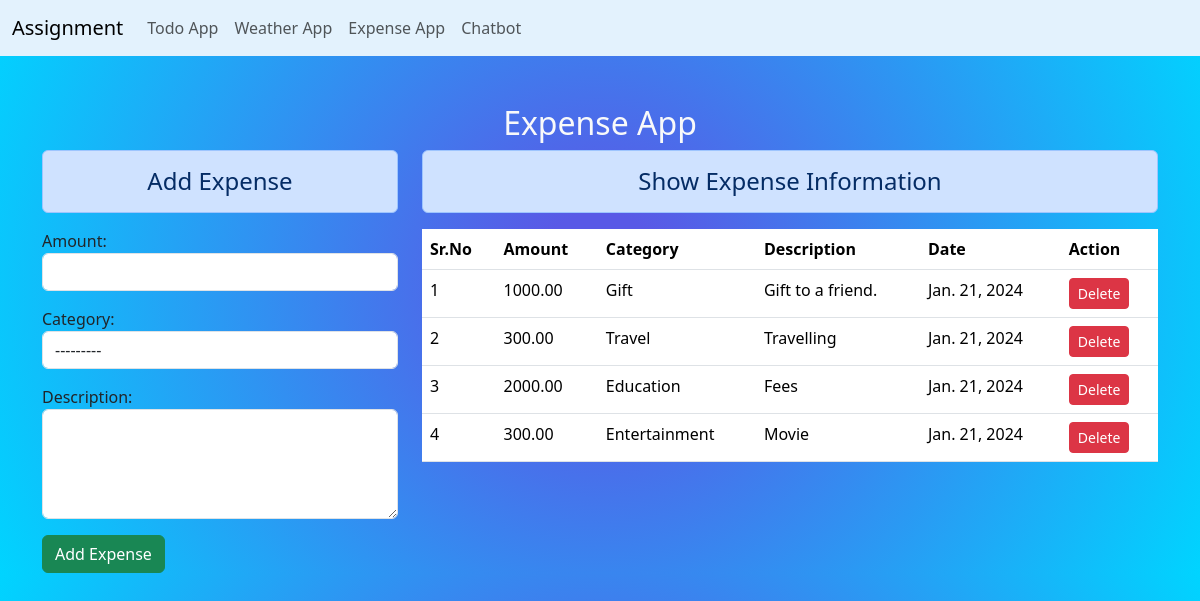
Page /expense/ on the committed database.
### expense/models.py (models this page shows)
class Expense(models.Model):
    amount = models.DecimalField(max_digits=8, decimal_places=2)
    category = models.ForeignKey(Category, on_delete=models.CASCADE)
    description = models.TextField()
    date = models.DateField(auto_now_add=True)

class Category(models.Model):
    name = models.CharField(max_length=50)
    def __str__(self):
        return self.name

### expense/views.py (the view)
# urls.py: path('', views.expenseView, name='expense'),
def expenseView(request):
    expense = Expense.objects.all()
    form = ExpenseForm()
    return render(request, 'expense/expense.html', {'expense':expense, 'form':form})

### expense/forms.py
class ExpenseForm(forms.ModelForm):
    class Meta:
        model = Expense
        fields = ['amount', 'category', 'description']
        widgets = {
            'amount': forms.NumberInput(attrs={'class': 'form-control', 'id': 'amountid'}),
            'description': forms.Textarea(attrs={'class': 'form-control', 'id': 'descriptionid', 'rows': 4, 'cols':20}),
            'category': forms.Select(attrs={'class': 'form-control', 'id': 'categoryid'}),
        }

### templates/expense/expense.html (shortened to what this page needs)
{% extends "base.html" %}
{% block body %}
<div class="container">
    <h2 class="text-center text-light mt-5">Expense App</h2>
    <div class="row">
        <div class="col-sm-4">
            <h4 class="text-center alert alert-primary">Add Expense</h4>
            <form action="{% url "add_expense" %}" method="post">
                {{form.as_p}}
                <button class="btn btn-success align-item-center" type="submit">Add Expense</button>
            </form>
        </div>
        <div class="col-sm-8">
            <h4 class="text-center alert alert-primary">Show Expense Information</h4>
            <table class="table table-hover">
                <thead>
                    <tr>
                        <th scope="col">Sr.No</th>
                        <th scope="col">Amount</th>
                        <th scope="col">Category</th>
                        <th scope="col">Description</th>
                        <th scope="col">Date</th>
                        <th scope="col">Action</th>
                    </tr>
                </thead>
                <tbody>
                    {% for i in expense %}
                        <tr>
                            <td>{{forloop.counter}}</td>
                            <td>{{i.amount}}</td>
                            <td>{{i.category}}</td>
                            <td>{{i.description}}</td>
                            <td>{{i.date}}</td>
                            <td>
                                <a href="delete/{{i.id}}/" class="btn btn-danger btn-sm" type="button">Delete</a>
                            </td>
                        </tr>
                    {% endfor %}
                </tbody>
            </table>
        </div>
    </div>
</div>
{% endblock  %}

### templates/base.html (style rules this page uses)
body { background: rgb(89,89,230); background: radial-gradient(circle, rgba(89,89,230,1) 11%, rgba(0,212,255,1) 100%); }

### rows in the picture
Expense: amount "1000.00", category "Gift", description "Gift to a friend.", date "Jan. 21, 2024"
Expense: amount "300.00", category "Travel", description "Travelling", date "Jan. 21, 2024"
Expense: amount "2000.00", category "Education", description "Fees", date "Jan. 21, 2024"
Expense: amount "300.00", category "Entertainment", description "Movie", date "Jan. 21, 2024"
